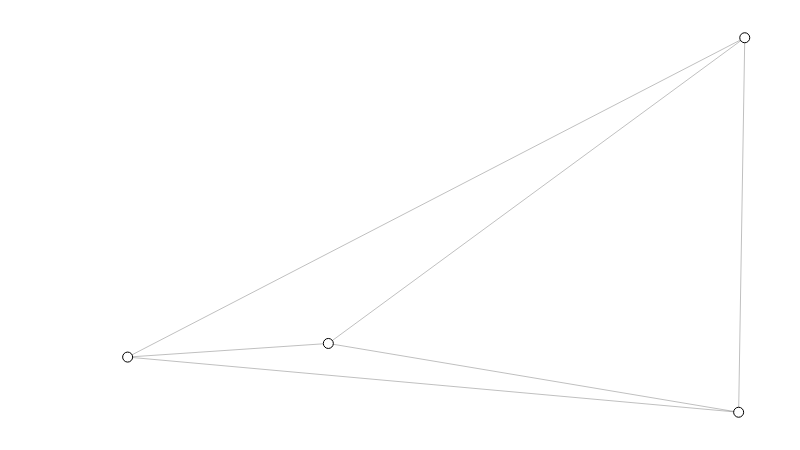

Notebook source saved alongside this figure:
### Code cell
g.set_all_nodes(size=10, labpos='hover')
g.set_all_edges(color=(0, 0, 0, 0.25))

g.draw()

### Figure 1 — Plotly figure (JSON) as saved in the notebook; plotly's stock layout.template omitted (floating-point values rounded to 4 significant figures)
{"data": [{"hoverinfo": "none", "line": {"color": "rgb(127, 127, 127)", "dash": "solid", "width": 0}, "mode": "lines", "type": "scatter", "x": [-0.1906, -0.1906, null, 0, 1, null], "y": [0, 1, null, 0.3273, 0.3273, null]}, {"hoverinfo": "none", "line": {"color": "rgba(0, 0, 0, 0.25)", "dash": "solid", "width": 1}, "mode": "lines", "type": "scatter", "x": [0.9901, 0.3252, null, 0.9901, 0, null, 0.9901, 1, null, 0.3252, 0, null, 0.3252, 1, null, 0, 1, null], "y": [0, 0.1837, null, 0, 0.1473, null, 0, 1, null, 0.1837, 0.1473, null, 0.1837, 1, null, 0.1473, 1, null]}, {"hoverinfo": "text", "marker": {"color": "rgb(255, 255, 255)", "line": {"color": "rgb(0, 0, 0)", "width": 1}, "size": 10, "symbol": "circle"}, "mode": "markers", "text": [null, null, null, null], "textfont": {"color": "rgb(0, 0, 0)"}, "textposition": "middle center", "type": "scatter", "x": [0.9901, 0.3252, 0, 1], "y": [0, 0.1837, 0.1473, 1]}, {"hoverinfo": "none", "mode": "text", "text": [], "textfont": {"color": "rgb(255, 255, 255)"}, "textposition": "middle center", "type": "scatter", "x": [], "y": []}, {"hoverinfo": "none", "mode": "text", "text": [null, null, null, null], "textfont": {"color": "rgb(0, 0, 0)"}, "textposition": "middle center", "type": "scatter", "x": [0.9901, 0.3252, 0, 1], "y": [0, 0.1837, 0.1473, 1]}, {"hoverinfo": "none", "mode": "text", "text": [null, null, null, null, null, null], "textfont": {"color": "rgb(0, 0, 0)"}, "textposition": "middle center", "type": "scatter", "x": [0.6555, 0.4939, 0.9807, 0.1635, 0.6547, 0.4939], "y": [0.06589, 0.0475, 0.5005, 0.1393, 0.6137, 0.5974]}, {"hoverinfo": "none", "marker": {"color": "rgba(255, 255, 255, 0)", "line": {"color": "rgba(255, 255, 255, 0)", "width": 0}, "size": 0, "symbol": "circle"}, "mode": "markers", "type": "scatter", "x": [0.5, 0, 1, 0.5], "y": [0, 0.5, 0.5, 1]}], "layout": {"height": 450, "hovermode": "closest", "margin": {"b": 10, "l": 10, "r": 10, "t": 10}, "plot_bgcolor": "rgb(255, 255, 255)", "showlegend": false, "width": 800, "xaxis": {"showgrid": false, "showticklabels": false, "zeroline": false}, "yaxis": {"showgrid": false, "showticklabels": false, "zeroline": false}}}
